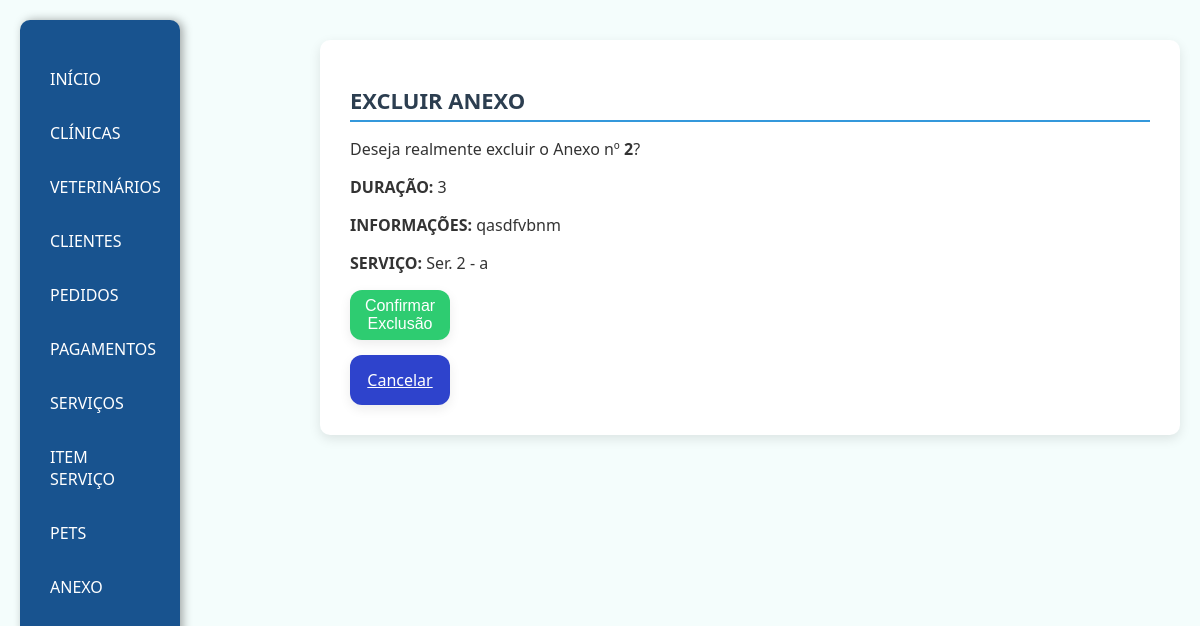
The app's page /excluirAnexo/2/ with its own data.
### app/models.py (models this page shows, shortened)
class Anexos(models.Model):
    duracao = models.CharField(max_length=50)
    informacoes = models.TextField()
    idServico = models.ForeignKey(Servico, on_delete=models.SET_NULL, null=True)

class Servico(models.Model):
    tipo = models.CharField(max_length=100)
    descricao = models.TextField()
    valor = models.DecimalField(max_digits=10, decimal_places=2)
    def __str__(self):
        return f'Ser. {self.id} - {self.tipo}'

### app/views.py (the view)
# urls.py: path('excluirAnexo/<int:id>/', views.excluirAnexo, name='excluirAnexo'),
def excluirAnexo(request, id):
    anexoExcluir = get_object_or_404(Anexos, pk=id)
    if request.method == "POST":
        anexoExcluir.delete()
        return redirect('anexo')  # redireciona para a lista de anexos
    return render(request, 'anexo/excluirAnexo.html', {
        "anexo": anexoExcluir
    })

### app/templates/anexo/excluirAnexo.html (shortened to what this page needs)
{% extends 'base.html' %}
{% load static %}
{% block estiloCss %}
<link rel="stylesheet" href="{% static 'css/padrao.css' %}">
{% endblock %}
{% block conteudo %}
<div class="cont">
    <h1><strong>EXCLUIR ANEXO</strong></h1>
    <p>Deseja realmente excluir o Anexo nº <strong>{{ anexo.id }}</strong>?</p>
    <div>
        <p><strong>DURAÇÃO:</strong> {{ anexo.duracao }}</p>
        <p><strong>INFORMAÇÕES:</strong> {{ anexo.informacoes }}</p>
        <p><strong>SERVIÇO:</strong> {{ anexo.idServico }}</p>
    </div>
    <form method="POST">
        <button type="submit">Confirmar Exclusão</button>
        <a class="btnA" href="{%url 'anexo'%}"> Cancelar</a>
    </form>
</div>
{% endblock %}

### app/static/css/base.css (style rules this page uses)
body { font-family: 'Segoe UI', sans-serif; background-color: #f4fdfc; margin: 0; padding: 20px; color: #333; display: flex; justify-content: space-between; }
form button { background-color: #2ecc71; color: #fff; border: none; padding: 12px 0; font-size: 16px; font-weight: 500; border-radius: 12px; cursor: pointer; transition: all 0.3s ease; box-shadow: 0 4px 12px rgba(0, 0, 0, 0.08); height: 50px; width: 100px; display: flex; align-items: center; justify-content: center; }

### app/static/css/padrao.css (style rules this page uses)
h1 { font-size: 22px; color: #2c3e50; margin-bottom: 15px; border-bottom: 2px solid #3498db; padding-bottom: 5px; }
form { display: flex; flex-direction: column; gap: 15px; }
form button { background-color: #2ecc71; color: #fff; border: none; padding: 12px 0; font-size: 16px; font-weight: 500; border-radius: 12px; cursor: pointer; transition: all 0.3s ease; box-shadow: 0 4px 12px rgba(0, 0, 0, 0.08); height: 50px; width: 100px; display: flex; align-items: center; justify-content: center; }
.btnA { background-color: #2e43cc; color: #fff; border: none; font-size: 16px; font-weight: 500; border-radius: 12px; cursor: pointer; transition: all 0.3s ease; box-shadow: 0 4px 12px rgba(0, 0, 0, 0.08); height: 50px; width: 100px; display: flex; align-items: center; justify-content: center; }

### records on screen
Anexos: id "2", duracao "3", informacoes "qasdfvbnm", idServico "Ser. 2 - a"
